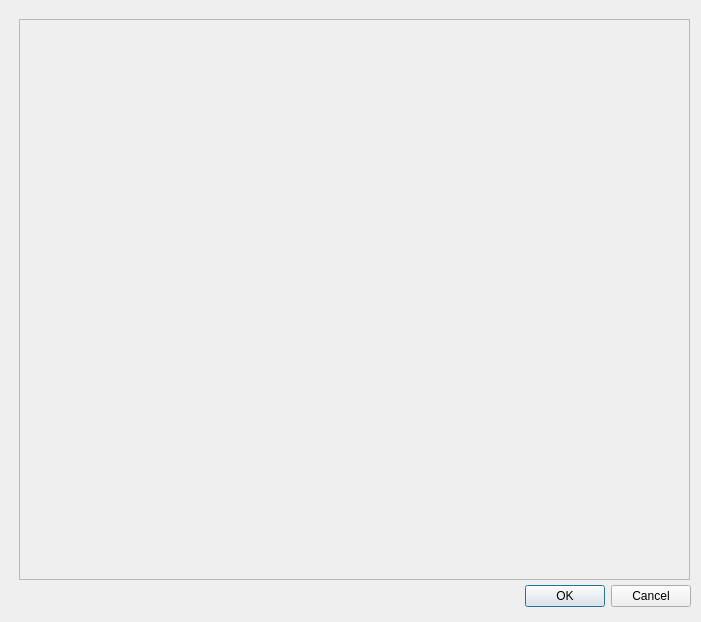
<?xml version="1.0" encoding="UTF-8"?>
<ui version="4.0">
 <class>Mapka</class>
 <widget class="QDialog" name="Mapka">
  <property name="geometry">
   <rect>
    <x>0</x>
    <y>0</y>
    <width>701</width>
    <height>622</height>
   </rect>
  </property>
  <property name="windowTitle">
   <string>Dialog</string>
  </property>
  <widget class="QDialogButtonBox" name="buttonBox">
   <property name="geometry">
    <rect>
     <x>350</x>
     <y>580</y>
     <width>341</width>
     <height>32</height>
    </rect>
   </property>
   <property name="orientation">
    <enum>Qt::Horizontal</enum>
   </property>
   <property name="standardButtons">
    <set>QDialogButtonBox::Cancel|QDialogButtonBox::Ok</set>
   </property>
  </widget>
  <widget class="QFrame" name="frame">
   <property name="geometry">
    <rect>
     <x>19</x>
     <y>19</y>
     <width>671</width>
     <height>561</height>
    </rect>
   </property>
   <property name="frameShape">
    <enum>QFrame::StyledPanel</enum>
   </property>
   <property name="frameShadow">
    <enum>QFrame::Raised</enum>
   </property>
  </widget>
 </widget>
 <resources/>
 <connections>
  <connection>
   <sender>buttonBox</sender>
   <signal>accepted()</signal>
   <receiver>Mapka</receiver>
   <slot>accept()</slot>
   <hints>
    <hint type="sourcelabel">
     <x>248</x>
     <y>254</y>
    </hint>
    <hint type="destinationlabel">
     <x>157</x>
     <y>274</y>
    </hint>
   </hints>
  </connection>
  <connection>
   <sender>buttonBox</sender>
   <signal>rejected()</signal>
   <receiver>Mapka</receiver>
   <slot>reject()</slot>
   <hints>
    <hint type="sourcelabel">
     <x>316</x>
     <y>260</y>
    </hint>
    <hint type="destinationlabel">
     <x>286</x>
     <y>274</y>
    </hint>
   </hints>
  </connection>
 </connections>
</ui>
